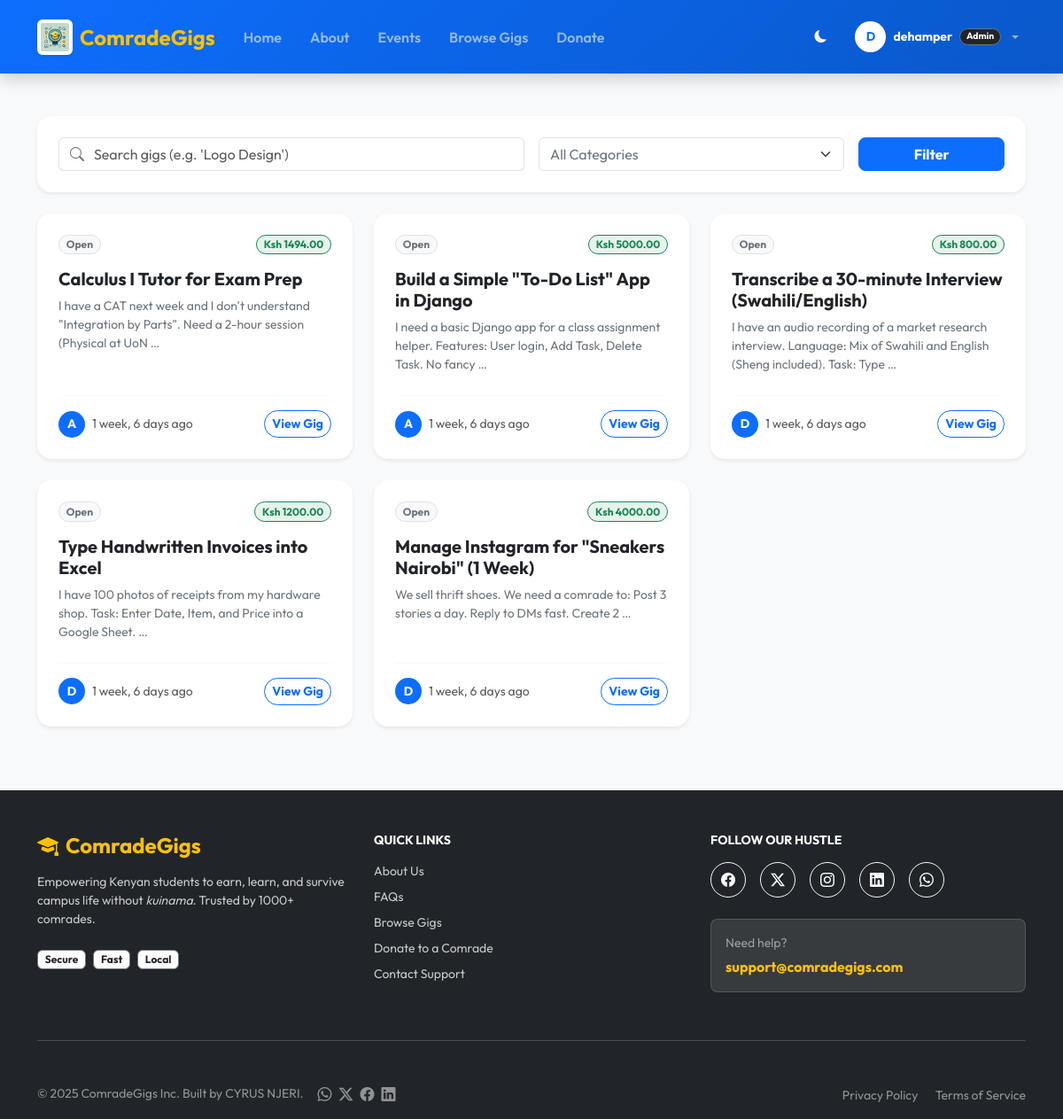
The page /gigs/ (signed in) on the database as committed earlier.
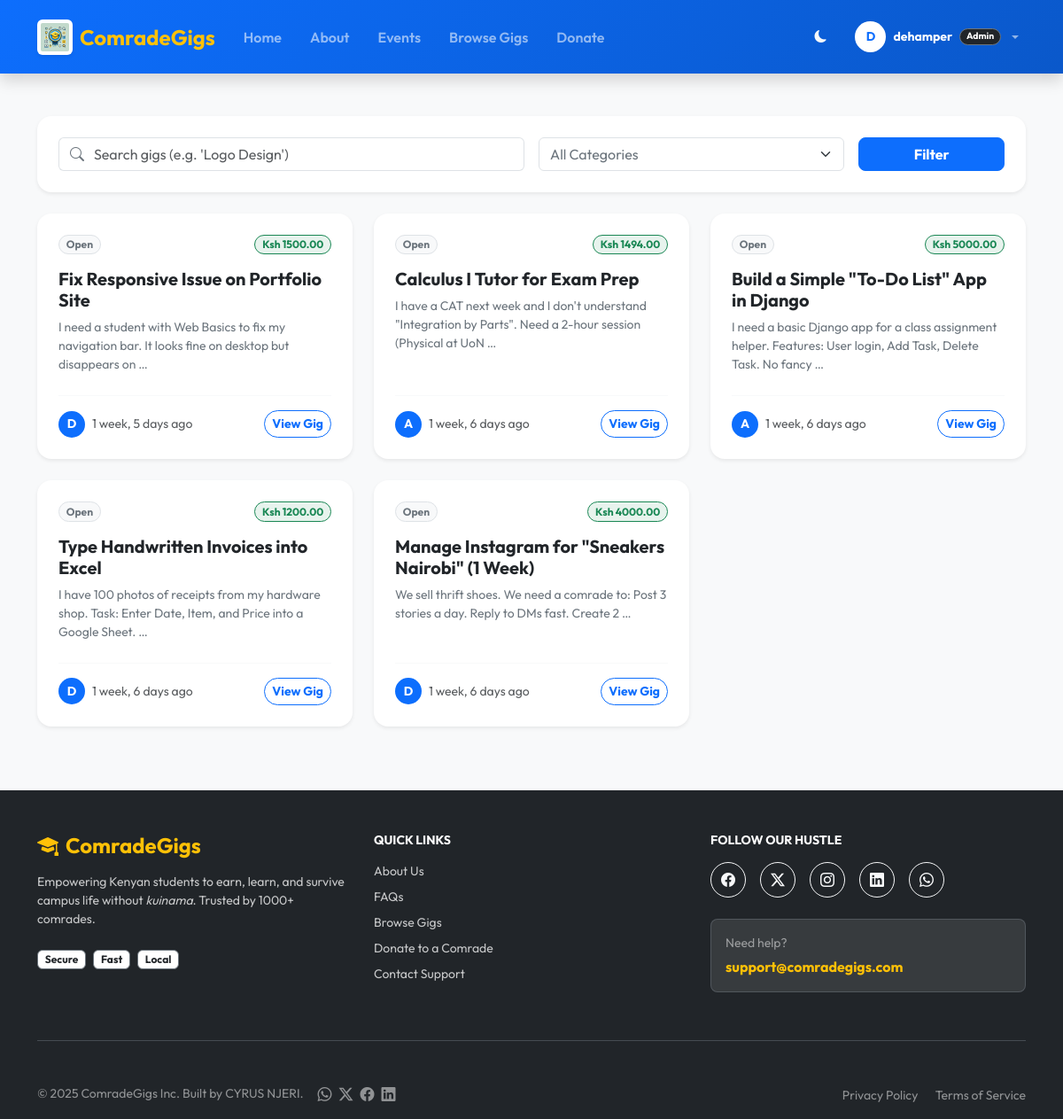
The same page on the database as committed later.
### myapp/models.py (models this page shows, shortened)
class User(AbstractUser):
    role = models.CharField(max_length=10, choices=ROLE_CHOICES, default='student')
    is_account_verified = models.BooleanField(default=False)
    phone_number = models.CharField(max_length=15, blank=True, null=True, help_text="Required for M-Pesa")
    profile_image = models.ImageField(upload_to='profiles/', blank=True, null=True)

class Job(models.Model):
    STATUS_CHOICES = (
        ('open', 'Open'),
        ('review', 'Under Review'),
        ('assigned', 'In Progress'),
        ('completed', 'Completed'),
        ('cancelled', 'Cancelled'),
    )
    client = models.ForeignKey(User, on_delete=models.CASCADE, related_name='posted_jobs')
    assigned_to = models.ForeignKey(User, on_delete=models.SET_NULL, null=True, blank=True, related_name='assigned_jobs')
    title = models.CharField(max_length=200)
    description = models.TextField()
    required_skills = models.ManyToManyField(Skill, blank=True)
    budget = models.DecimalField(max_digits=10, decimal_places=2)
    deadline = models.DateTimeField(null=True, blank=True)
    status = models.CharField(max_length=20, choices=STATUS_CHOICES, default='review')
    created_at = models.DateTimeField(auto_now_add=True)
    completed_at = models.DateTimeField(null=True, blank=True)

### myapp/views.py (the view, shortened to what this page needs)
# urls.py: path('gigs/', views.job_list, name='job_list'),
@login_required
def job_list(request):
    jobs = Job.objects.filter(status='open').order_by('-created_at')
    query = request.GET.get('q')
    if query:
        jobs = jobs.filter(title__icontains=query)
    return render(request, 'student/job_list.html', {'jobs': jobs})

### myapp/context_processors.py (called while the page is built)
def global_site_updates(request):
    if not request.user.is_authenticated:
        return {'site_updates': []}
    audience_filters = ['all']
    if request.user.role == 'student':
        audience_filters.append('student')
    elif request.user.role == 'client':
        audience_filters.append('client')
    elif request.user.role == 'donor':
        audience_filters.append('donor')
    updates = SiteUpdate.objects.filter(
        is_active=True,
        audience__in=audience_filters
    ).order_by('-created_at')[:3]
    return {'site_updates': updates}

### myapp/templates/student/job_list.html (shortened to what this page needs)
{% extends "base.html" %}
{% load static %}
{% block content %}
<section class="py-4 bg-light">
  <div class="container">
    <div class="card border-0 shadow-sm rounded-4 p-4 mb-4">
      <form method="get" class="row g-3 align-items-center">
        <div class="col-md-6">
          <div class="input-group">
            <span class="input-group-text bg-white border-end-0"><i class="bi bi-search text-secondary"></i></span>
            <input type="text" name="q" class="form-control border-start-0 ps-0" placeholder="Search gigs (e.g. 'Logo Design')">
          </div>
        </div>
        <div class="col-md-4">
          <select name="category" class="form-select text-secondary">
            <option value="">All Categories</option>
          </select>
        </div>
        <div class="col-md-2">
          <button class="btn btn-primary w-100 fw-bold rounded-3">Filter</button>
        </div>
      </form>
    </div>
    <div class="row g-4">
      {% for job in jobs %}
      <div class="col-md-6 col-lg-4">
        <div class="card h-100 border-0 shadow-sm rounded-4 hover-lift overflow-hidden">
          <div class="card-body p-4 d-flex flex-column">
            <div class="d-flex justify-content-between align-items-start mb-3">
              <span class="badge bg-light text-secondary border rounded-pill small">{{ job.get_status_display }}</span>
              <span class="badge bg-success bg-opacity-10 text-success border border-success rounded-pill fw-bold">Ksh {{ job.budget }}</span>
            </div>
            <h5 class="fw-bold text-dark mb-2">
              <a href="{% url 'myapp:job_detail' job.id %}" class="text-decoration-none text-dark">{{ job.title }}</a>
            </h5>
            <p class="text-secondary small mb-4 flex-grow-1">
              {{ job.description|truncatewords:20 }}
            </p>
            <div class="d-flex align-items-center justify-content-between mt-auto pt-3 border-top border-light">
              <div class="d-flex align-items-center">
                <div class="bg-primary text-white rounded-circle d-flex align-items-center justify-content-center me-2 small fw-bold" style="width: 30px; height: 30px;">
                  {{ job.client.username|slice:":1"|upper }}
                </div>
                <small class="text-muted">{{ job.created_at|timesince }} ago</small>
              </div>
              <a href="{% url 'myapp:job_detail' job.id %}" class="btn btn-sm btn-outline-primary rounded-pill fw-bold">View Gig</a>
            </div>
          </div>
        </div>
      </div>
      {% endfor %}
    </div>
  </div>
</section>
{% endblock %}

### myapp/templates/base.html (shortened to what this page needs)
{% load static %}
<!doctype html>
<html lang="en" data-bs-theme="light">
  <head>
    <link href="https://cdn.jsdelivr.net/npm/bootstrap@5.3.2/dist/css/bootstrap.min.css" rel="stylesheet">
    <link rel="stylesheet" href="https://cdn.jsdelivr.net/npm/bootstrap-icons@1.11.1/font/bootstrap-icons.css">
  </head>
  <body class="d-flex flex-column min-vh-100 bg-light">
     <nav class="navbar navbar-expand-lg navbar-dark navbar-comrade shadow sticky-top py-3">
      <div class="container">
        <a class="navbar-brand d-flex align-items-center gap-2 fw-bold fs-4 text-warning" href="{% url 'myapp:home' %}">
          <img src="{% static 'images/icon.webp' %}" alt="Logo" class="rounded shadow-sm bg-white p-1">
          <span>ComradeGigs</span>
        </a>
        <div class="collapse navbar-collapse" id="mainNav">
          <ul class="navbar-nav me-auto mb-2 mb-lg-0">
            <li class="nav-item"><a class="nav-link px-3 fw-semibold" href="{% url 'myapp:home' %}">Home</a></li>
            <li class="nav-item"><a class="nav-link px-3 fw-semibold" href="{% url 'myapp:about' %}">About</a></li>
            <li class="nav-item"><a class="nav-link px-3 fw-semibold" href="{% url 'myapp:events' %}">Events</a></li>
            {% if user.is_authenticated %}
                {% if user.is_superuser %}
                    <li class="nav-item"><a class="nav-link px-3 fw-semibold" href="{% url 'myapp:job_list' %}">Browse Gigs</a></li>
                {% elif user.role == 'student' and user.studentprofile.is_verified %}
                    <li class="nav-item"><a class="nav-link px-3 fw-semibold" href="{% url 'myapp:job_list' %}">Browse Gigs</a></li>
                {% elif user.role == 'client' and user.is_verified %}
                    <li class="nav-item"><a class="nav-link px-3 fw-semibold" href="{% url 'myapp:job_list' %}">Browse Gigs</a></li>
                {% endif %}
            {% endif %}
            <li class="nav-item"><a class="nav-link px-3 fw-semibold" href="{% url 'myapp:donate' %}">Donate</a></li>
          </ul>
          <ul class="navbar-nav ms-auto align-items-lg-center gap-2">
            <li class="nav-item me-2">
              <button class="btn btn-sm btn-outline-light rounded-circle border-0" id="darkModeToggle" title="Toggle Night Mode"><i class="bi bi-moon-fill"></i></button>
            </li>
            {% if user.is_authenticated %}
              <li class="nav-item dropdown">
                <a class="nav-link dropdown-toggle d-flex align-items-center gap-2" href="#" role="button" data-bs-toggle="dropdown">
                  <div class="bg-white text-primary rounded-circle d-flex align-items-center justify-content-center fw-bold small" style="width: 35px; height: 35px;">
                    {{ user.username|slice:":1"|upper }}
                  </div>
                  <span class="text-white small fw-bold">{{ user.username }}</span>
                   {% if user.role == 'student' %}
                    <span class="badge bg-warning text-dark rounded-pill" style="font-size: 0.65rem;">Student</span>
                  {% elif user.role == 'client' %}
                    <span class="badge bg-success text-white rounded-pill" style="font-size: 0.65rem;">Client</span>
                  {% elif user.role == 'donor' %}
                    <span class="badge bg-danger text-white rounded-pill" style="font-size: 0.65rem;"><i class="bi bi-heart-fill me-1"></i>Donor</span>
                  {% elif user.is_superuser %}
                    <span class="badge bg-dark text-white border border-secondary rounded-pill" style="font-size: 0.65rem;">Admin</span>
                  {% endif %}
                </a>
              </li>
            {% endif %}
          </ul>
        </div>
      </div>
    </nav>
    <main class="flex-grow-1">
      {% block content %}{% endblock %}
    </main>
    <footer class="bg-dark text-white mt-5 pt-5 pb-3">
      <div class="container">
        <div class="row gy-4">
          <div class="col-md-4">
            <h4 class="fw-bold text-warning mb-3">
              <i class="bi bi-mortarboard-fill me-2"></i>ComradeGigs
            </h4>
            <p class="small opacity-75 mb-4">
              Empowering Kenyan students to earn, learn, and survive campus life without <em>kuinama</em>. Trusted by 1000+ comrades.
            </p>
            <div class="d-flex gap-2">
              <span class="badge bg-white text-dark fw-bold border border-secondary">Secure</span>
              <span class="badge bg-white text-dark fw-bold border border-secondary">Fast</span>
              <span class="badge bg-white text-dark fw-bold border border-secondary">Local</span>
            </div>
          </div>
          <div class="col-md-4">
            <h6 class="fw-bold mb-3 text-white text-uppercase small letter-spacing-1">Quick Links</h6>
            <ul class="list-unstyled small d-flex flex-column gap-2">
              <li><a href="{% url 'myapp:about' %}" class="text-white text-decoration-none opacity-75 hover-opacity-100 transition">About Us</a></li>
              <li><a href="{% url 'myapp:faqs' %}" class="text-white text-decoration-none opacity-75 hover-opacity-100 transition">FAQs</a></li>
              {% if user.is_authenticated %}
                {% if user.is_superuser or user.role == 'student' and user.studentprofile.is_verified or user.role == 'client' and user.is_verified %}
                  <li><a href="{% url 'myapp:job_list' %}" class="text-white text-decoration-none opacity-75 hover-opacity-100 transition">Browse Gigs</a></li>
                {% endif %}
              {% endif %}
              <li><a href="{% url 'myapp:donate' %}" class="text-white text-decoration-none opacity-75 hover-opacity-100 transition">Donate to a Comrade</a></li>
              <li><a href="{% url 'myapp:contact' %}" class="text-white text-decoration-none opacity-75 hover-opacity-100 transition">Contact Support</a></li>
            </ul>
          </div>
          <div class="col-md-4">
            <h6 class="fw-bold mb-3 text-white text-uppercase small letter-spacing-1">Follow Our Hustle</h6>
            <div class="d-flex gap-3 mb-4">
              <a href="https://facebook.com" target="_blank" class="btn btn-outline-light rounded-circle p-0 d-flex align-items-center justify-content-center" style="width: 40px; height: 40px;">
                <i class="bi bi-facebook"></i>
              </a>
              <a href="https://twitter.com" target="_blank" class="btn btn-outline-light rounded-circle p-0 d-flex align-items-center justify-content-center" style="width: 40px; height: 40px;">
                <i class="bi bi-twitter-x"></i>
              </a>
              <a href="https://instagram.com" target="_blank" class="btn btn-outline-light rounded-circle p-0 d-flex align-items-center justify-content-center" style="width: 40px; height: 40px;">
                <i class="bi bi-instagram"></i>
              </a>
              <a href="https://linkedin.com" target="_blank" class="btn btn-outline-light rounded-circle p-0 d-flex align-items-center justify-content-center" style="width: 40px; height: 40px;">
                <i class="bi bi-linkedin"></i>
              </a>
              <a href="https://whatsapp.com/channel/0029Vb7l5He3rZZdfyskEv0s" target="_blank" class="btn btn-outline-light rounded-circle p-0 d-flex align-items-center justify-content-center" style="width: 40px; height: 40px;">
                <i class="bi bi-whatsapp"></i>
              </a>
            </div>
            <div class="p-3 bg-white bg-opacity-10 rounded-3 border border-secondary border-opacity-50">
              <small class="d-block text-white-50 mb-1">Need help?</small>
              <a href="mailto:support@comradegigs.com" class="fw-bold text-warning text-decoration-none">support@comradegigs.com</a>
            </div>
          </div>
        </div>
        <hr class="my-5 border-secondary opacity-50">
        <div class="row align-items-center gy-3">
          <div class="col-md-6 text-center text-md-start">
            <div class="d-flex flex-column flex-md-row align-items-center gap-2">
                <p class="small opacity-50 mb-0">&copy; {% now "Y" %} ComradeGigs Inc. Built by CYRUS NJERI.</p>
                <div class="d-flex gap-2 ms-md-2">
                    <a href="https://wa.me/254737855126" target="_blank" class="text-white opacity-50 hover-opacity-100 transition" title="WhatsApp Me"><i class="bi bi-whatsapp"></i></a>
                    <a href="https://x.com/DeHamper2" target="_blank" class="text-white opacity-50 hover-opacity-100 transition" title="Twitter"><i class="bi bi-twitter-x"></i></a>
                    <a href="https://www.facebook.com/profile.php?id=61556808732824" target="_blank" class="text-white opacity-50 hover-opacity-100 transition" title="Facebook"><i class="bi bi-facebook"></i></a>
                    <a href="https://www.linkedin.com/in/cyrus-njeri-15896936b/" target="_blank" class="text-white opacity-50 hover-opacity-100 transition" title="LinkedIn"><i class="bi bi-linkedin"></i></a>
                </div>
            </div>
          </div>
          <div class="col-md-6 text-center text-md-end">
            <a href="{% url 'myapp:privacy' %}" class="text-white opacity-50 small text-decoration-none me-3 hover-opacity-100">Privacy Policy</a>
            <a href="{% url 'myapp:terms' %}" class="text-white opacity-50 small text-decoration-none hover-opacity-100">Terms of Service</a>
          </div>
        </div>
      </div>
    </footer>
  </body>
</html>

### myapp/templates/base.html (style rules this page uses)
:root { --comrade-blue: #0d6efd; --comrade-gold: #ffc107; --comrade-dark-bg: #0d1117; --comrade-card-bg: #161b22; }
body { font-family: 'Outfit', sans-serif; }
.navbar-comrade { background: linear-gradient(135deg, #0d6efd, #0a58ca); }
.navbar-brand img { height: 40px; width: auto; object-fit: contain; }
.hover-lift { transition: transform 0.2s ease; }
body, .card, .navbar, .btn { transition: background-color 0.3s ease, color 0.3s ease, border-color 0.3s ease; }

Rows that differ between the two databases and show on the page:
no longer on this page (row edited): Job: status "Open", budget "800.00", title "Transcribe a 30-minute Interview (Swahili/English)", description "I have an audio recording of a market research interview. Language: Mix of Swahili and English (Sheng included). Task: Type …", client.username "D", created_at "1 week, 6 days"
added Job: status "Open", budget "1500.00", title "Fix Responsive Issue on Portfolio Site", description "I need a student with Web Basics to fix my navigation bar. It looks fine on desktop but disappears on …", client.username "D", created_at "1 week, 5 days"
